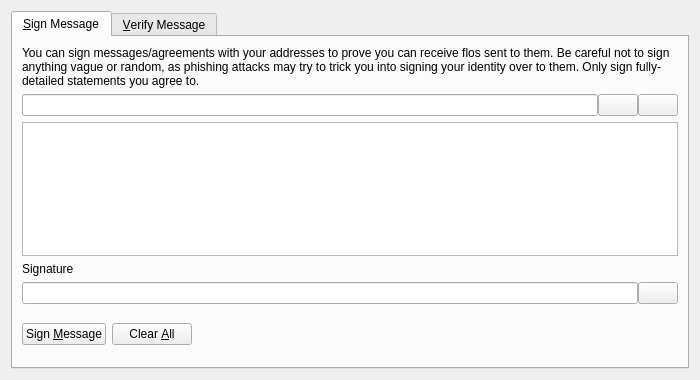
<?xml version="1.0" encoding="UTF-8"?>
<ui version="4.0">
 <class>SignVerifyMessageDialog</class>
 <widget class="QDialog" name="SignVerifyMessageDialog">
  <property name="geometry">
   <rect>
    <x>0</x>
    <y>0</y>
    <width>700</width>
    <height>380</height>
   </rect>
  </property>
  <property name="windowTitle">
   <string>Signatures - Sign / Verify a Message</string>
  </property>
  <property name="modal">
   <bool>true</bool>
  </property>
  <layout class="QVBoxLayout" name="verticalLayout">
   <item>
    <widget class="QTabWidget" name="tabWidget">
     <property name="currentIndex">
      <number>0</number>
     </property>
     <widget class="QWidget" name="tabSignMessage">
      <attribute name="title">
       <string>&amp;Sign Message</string>
      </attribute>
      <layout class="QVBoxLayout" name="verticalLayout_SM">
       <item>
        <widget class="QLabel" name="infoLabel_SM">
         <property name="text">
          <string>You can sign messages/agreements with your addresses to prove you can receive flos sent to them. Be careful not to sign anything vague or random, as phishing attacks may try to trick you into signing your identity over to them. Only sign fully-detailed statements you agree to.</string>
         </property>
         <property name="textFormat">
          <enum>Qt::PlainText</enum>
         </property>
         <property name="wordWrap">
          <bool>true</bool>
         </property>
        </widget>
       </item>
       <item>
        <layout class="QHBoxLayout" name="horizontalLayout_1_SM">
         <property name="spacing">
          <number>0</number>
         </property>
         <item>
          <widget class="QValidatedLineEdit" name="addressIn_SM">
           <property name="toolTip">
            <string>The FLO address to sign the message with</string>
           </property>
          </widget>
         </item>
         <item>
          <widget class="QPushButton" name="addressBookButton_SM">
           <property name="toolTip">
            <string>Choose previously used address</string>
           </property>
           <property name="text">
            <string/>
           </property>
           <property name="icon">
            <iconset resource="../bitcoin.qrc">
             <normaloff>:/icons/address-book</normaloff>:/icons/address-book</iconset>
           </property>
           <property name="shortcut">
            <string>Alt+A</string>
           </property>
           <property name="autoDefault">
            <bool>false</bool>
           </property>
          </widget>
         </item>
         <item>
          <widget class="QPushButton" name="pasteButton_SM">
           <property name="toolTip">
            <string>Paste address from clipboard</string>
           </property>
           <property name="text">
            <string/>
           </property>
           <property name="icon">
            <iconset resource="../bitcoin.qrc">
             <normaloff>:/icons/editpaste</normaloff>:/icons/editpaste</iconset>
           </property>
           <property name="shortcut">
            <string>Alt+P</string>
           </property>
           <property name="autoDefault">
            <bool>false</bool>
           </property>
          </widget>
         </item>
        </layout>
       </item>
       <item>
        <widget class="QPlainTextEdit" name="messageIn_SM">
         <property name="toolTip">
          <string>Enter the message you want to sign here</string>
         </property>
        </widget>
       </item>
       <item>
        <widget class="QLabel" name="signatureLabel_SM">
         <property name="text">
          <string>Signature</string>
         </property>
         <property name="textFormat">
          <enum>Qt::PlainText</enum>
         </property>
        </widget>
       </item>
       <item>
        <layout class="QHBoxLayout" name="horizontalLayout_2_SM">
         <property name="spacing">
          <number>0</number>
         </property>
         <item>
          <widget class="QLineEdit" name="signatureOut_SM">
           <property name="font">
            <font>
             <italic>true</italic>
            </font>
           </property>
           <property name="readOnly">
            <bool>true</bool>
           </property>
          </widget>
         </item>
         <item>
          <widget class="QPushButton" name="copySignatureButton_SM">
           <property name="toolTip">
            <string>Copy the current signature to the system clipboard</string>
           </property>
           <property name="text">
            <string/>
           </property>
           <property name="icon">
            <iconset resource="../bitcoin.qrc">
             <normaloff>:/icons/editcopy</normaloff>:/icons/editcopy</iconset>
           </property>
           <property name="autoDefault">
            <bool>false</bool>
           </property>
          </widget>
         </item>
        </layout>
       </item>
       <item>
        <layout class="QHBoxLayout" name="horizontalLayout_3_SM">
         <item>
          <widget class="QPushButton" name="signMessageButton_SM">
           <property name="toolTip">
            <string>Sign the message to prove you own this FLO address</string>
           </property>
           <property name="text">
            <string>Sign &amp;Message</string>
           </property>
           <property name="icon">
            <iconset resource="../bitcoin.qrc">
             <normaloff>:/icons/edit</normaloff>:/icons/edit</iconset>
           </property>
           <property name="autoDefault">
            <bool>false</bool>
           </property>
          </widget>
         </item>
         <item>
          <widget class="QPushButton" name="clearButton_SM">
           <property name="toolTip">
            <string>Reset all sign message fields</string>
           </property>
           <property name="text">
            <string>Clear &amp;All</string>
           </property>
           <property name="icon">
            <iconset resource="../bitcoin.qrc">
             <normaloff>:/icons/remove</normaloff>:/icons/remove</iconset>
           </property>
           <property name="autoDefault">
            <bool>false</bool>
           </property>
          </widget>
         </item>
         <item>
          <spacer name="horizontalSpacer_1_SM">
           <property name="orientation">
            <enum>Qt::Horizontal</enum>
           </property>
           <property name="sizeHint" stdset="0">
            <size>
             <width>40</width>
             <height>48</height>
            </size>
           </property>
          </spacer>
         </item>
         <item>
          <widget class="QLabel" name="statusLabel_SM">
           <property name="font">
            <font>
             <weight>75</weight>
             <bold>true</bold>
            </font>
           </property>
           <property name="text">
            <string/>
           </property>
           <property name="wordWrap">
            <bool>true</bool>
           </property>
          </widget>
         </item>
         <item>
          <spacer name="horizontalSpacer_2_SM">
           <property name="orientation">
            <enum>Qt::Horizontal</enum>
           </property>
           <property name="sizeHint" stdset="0">
            <size>
             <width>40</width>
             <height>48</height>
            </size>
           </property>
          </spacer>
         </item>
        </layout>
       </item>
      </layout>
     </widget>
     <widget class="QWidget" name="tabVerifyMessage">
      <attribute name="title">
       <string>&amp;Verify Message</string>
      </attribute>
      <layout class="QVBoxLayout" name="verticalLayout_VM">
       <item>
        <widget class="QLabel" name="infoLabel_VM">
         <property name="text">
          <string>Enter the receiver's address, message (ensure you copy line breaks, spaces, tabs, etc. exactly) and signature below to verify the message. Be careful not to read more into the signature than what is in the signed message itself, to avoid being tricked by a man-in-the-middle attack. Note that this only proves the signing party receives with the address, it cannot prove sendership of any transaction!</string>
         </property>
         <property name="textFormat">
          <enum>Qt::PlainText</enum>
         </property>
         <property name="alignment">
          <set>Qt::AlignLeading|Qt::AlignLeft|Qt::AlignTop</set>
         </property>
         <property name="wordWrap">
          <bool>true</bool>
         </property>
        </widget>
       </item>
       <item>
        <layout class="QHBoxLayout" name="horizontalLayout_1_VM">
         <property name="spacing">
          <number>0</number>
         </property>
         <item>
          <widget class="QValidatedLineEdit" name="addressIn_VM">
           <property name="toolTip">
            <string>The FLO address the message was signed with</string>
           </property>
          </widget>
         </item>
         <item>
          <widget class="QPushButton" name="addressBookButton_VM">
           <property name="toolTip">
            <string>Choose previously used address</string>
           </property>
           <property name="text">
            <string/>
           </property>
           <property name="icon">
            <iconset resource="../bitcoin.qrc">
             <normaloff>:/icons/address-book</normaloff>:/icons/address-book</iconset>
           </property>
           <property name="shortcut">
            <string>Alt+A</string>
           </property>
           <property name="autoDefault">
            <bool>false</bool>
           </property>
          </widget>
         </item>
        </layout>
       </item>
       <item>
        <widget class="QPlainTextEdit" name="messageIn_VM"/>
       </item>
       <item>
        <widget class="QValidatedLineEdit" name="signatureIn_VM"/>
       </item>
       <item>
        <layout class="QHBoxLayout" name="horizontalLayout_2_VM">
         <item>
          <widget class="QPushButton" name="verifyMessageButton_VM">
           <property name="toolTip">
            <string>Verify the message to ensure it was signed with the specified FLO address</string>
           </property>
           <property name="text">
            <string>Verify &amp;Message</string>
           </property>
           <property name="icon">
            <iconset resource="../bitcoin.qrc">
             <normaloff>:/icons/transaction_0</normaloff>:/icons/transaction_0</iconset>
           </property>
           <property name="autoDefault">
            <bool>false</bool>
           </property>
          </widget>
         </item>
         <item>
          <widget class="QPushButton" name="clearButton_VM">
           <property name="toolTip">
            <string>Reset all verify message fields</string>
           </property>
           <property name="text">
            <string>Clear &amp;All</string>
           </property>
           <property name="icon">
            <iconset resource="../bitcoin.qrc">
             <normaloff>:/icons/remove</normaloff>:/icons/remove</iconset>
           </property>
           <property name="autoDefault">
            <bool>false</bool>
           </property>
          </widget>
         </item>
         <item>
          <spacer name="horizontalSpacer_1_VM">
           <property name="orientation">
            <enum>Qt::Horizontal</enum>
           </property>
           <property name="sizeHint" stdset="0">
            <size>
             <width>40</width>
             <height>48</height>
            </size>
           </property>
          </spacer>
         </item>
         <item>
          <widget class="QLabel" name="statusLabel_VM">
           <property name="font">
            <font>
             <weight>75</weight>
             <bold>true</bold>
            </font>
           </property>
           <property name="text">
            <string/>
           </property>
           <property name="wordWrap">
            <bool>true</bool>
           </property>
          </widget>
         </item>
         <item>
          <spacer name="horizontalSpacer_2_VM">
           <property name="orientation">
            <enum>Qt::Horizontal</enum>
           </property>
           <property name="sizeHint" stdset="0">
            <size>
             <width>40</width>
             <height>48</height>
            </size>
           </property>
          </spacer>
         </item>
        </layout>
       </item>
      </layout>
     </widget>
    </widget>
   </item>
  </layout>
 </widget>
 <customwidgets>
  <customwidget>
   <class>QValidatedLineEdit</class>
   <extends>QLineEdit</extends>
   <header>qvalidatedlineedit.h</header>
  </customwidget>
 </customwidgets>
 <resources>
  <include location="../bitcoin.qrc"/>
 </resources>
 <connections/>
</ui>
